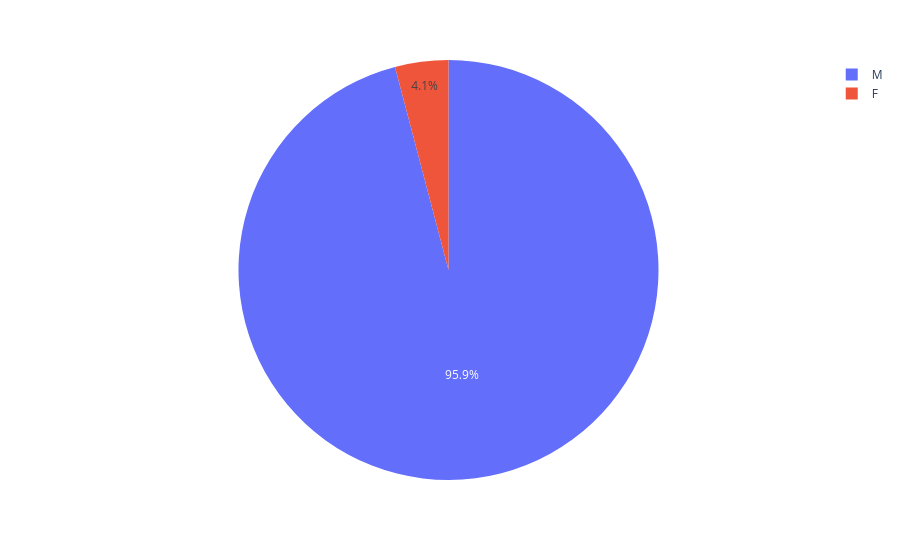

Here is the notebook cell this chart was saved with:
### Code cell
fig = px.pie(shot_by_gender, values='count', names=shot_by_gender.index)
fig.show()

### Figure 1 — Plotly figure (JSON) as saved in the notebook; plotly's stock layout.template omitted (floating-point values rounded to 4 significant figures)
{"data": [{"domain": {"x": [0, 1], "y": [0, 1]}, "hovertemplate": "label=%{label}<br>count=%{value}<extra></extra>", "labels": ["M", "F"], "legendgroup": "", "name": "", "showlegend": true, "type": "pie", "values": [2151, 92]}], "layout": {"legend": {"tracegroupgap": 0}, "margin": {"t": 60}}}
